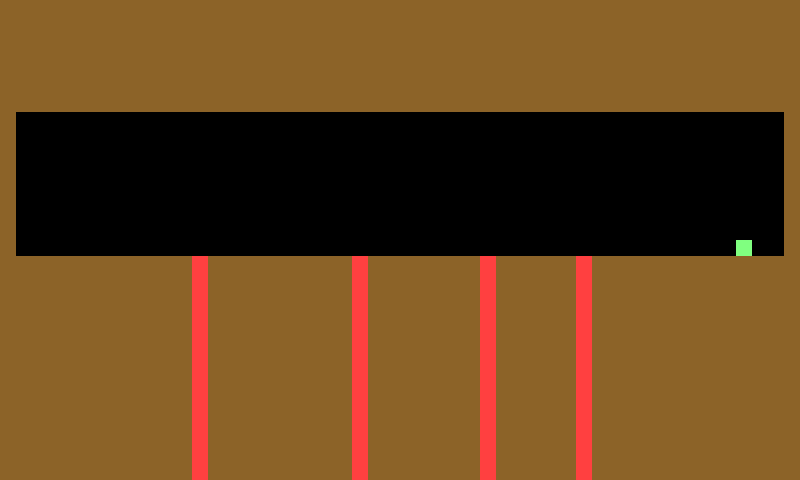

This game map was drawn from its Tiled (.tmx) file and the tilesets committed beside it. A one-line description and the trimmed map source follow:
An orthogonal 50x30 tile map with 16x16 px tiles, 1 tile layer (Tile Layer 1) and 30 objects (4x Block, Entrance, Exit, path1, path2, ...).

<map version="1.0" orientation="orthogonal" width="50" height="30" tilewidth="16" tileheight="16">
 <tileset firstgid="1" name="tiles" tilewidth="16" tileheight="16">
  <image source="tiles.png" width="320" height="240" />
 </tileset>
 <layer name="Tile Layer 1" width="50" height="30">
  <data>[1500 cells, 1069 non-empty, 3 distinct tile ids]</data>
 </layer>
 <objectgroup name="Object Layer 1" width="50" height="30">
  <object type="Entrance" x="48" y="240" width="16" height="16" />
  <object type="Exit" x="736" y="240" width="16" height="16">
   <properties>
    <property name="destination" value="0017.tmx" />
   </properties>
  </object>
 </objectgroup>
 <objectgroup name="Object Layer 3" width="50" height="30">
  <object name="moving1" type="Block" x="192" y="192" width="16" height="208">
   <properties>
    <property name="lethal" value="1" />
    <property name="path" value="path1" />
   </properties>
  </object>
  <object gid="2" x="192" y="256">
   <properties>
    <property name="parent" value="moving1" />
   </properties>
  </object>
  <object gid="2" x="192" y="240">
   <properties>
    <property name="parent" value="moving1" />
   </properties>
  </object>
  <object gid="2" x="192" y="224">
   <properties>
    <property name="parent" value="moving1" />
   </properties>
  </object>
  <object gid="2" x="192" y="208">
   <properties>
    <property name="parent" value="moving1" />
   </properties>
  </object>
  <object name="path1" x="208" y="208">
   <properties>
    <property name="duration" value="10" />
   </properties>
   <polyline points="0,0 0,48" />
  </object>
  <object name="moving2" type="Block" x="352" y="192" width="16" height="208">
   <properties>
    <property name="lethal" value="1" />
    <property name="path" value="path2" />
   </properties>
  </object>
  <object name="path2" x="368" y="208">
   <properties>
    <property name="duration" value="5" />
   </properties>
   <polyline points="0,0 0,48" />
  </object>
  <object gid="2" x="352" y="256">
   <properties>
    <property name="parent" value="moving2" />
   </properties>
  </object>
  <object gid="2" x="352" y="240">
   <properties>
    <property name="parent" value="moving2" />
   </properties>
  </object>
  <object gid="2" x="352" y="224">
   <properties>
    <property name="parent" value="moving2" />
   </properties>
  </object>
  <object gid="2" x="352" y="208">
   <properties>
    <property name="parent" value="moving2" />
   </properties>
  </object>
  <object name="path3" x="496" y="208">
   <properties>
    <property name="duration" value="2" />
   </properties>
   <polyline points="0,0 0,48" />
  </object>
  <object name="moving3" type="Block" x="480" y="192" width="16" height="208">
   <properties>
    <property name="lethal" value="1" />
    <property name="path" value="path3" />
   </properties>
  </object>
  <object gid="2" x="480" y="256">
   <properties>
    <property name="parent" value="moving3" />
   </properties>
  </object>
  <object gid="2" x="480" y="240">
   <properties>
    <property name="parent" value="moving3" />
   </properties>
  </object>
  <object gid="2" x="480" y="224">
   <properties>
    <property name="parent" value="moving3" />
   </properties>
  </object>
  <object gid="2" x="480" y="208">
   <properties>
    <property name="parent" value="moving3" />
   </properties>
  </object>
  <object name="path4" x="592" y="208">
   <properties>
    <property name="duration" value="1" />
   </properties>
   <polyline points="0,0 0,48" />
  </object>
  <object name="moving4" type="Block" x="576" y="192" width="16" height="208">
   <properties>
    <property name="lethal" value="1" />
    <property name="path" value="path4" />
   </properties>
  </object>
  <object gid="2" x="576" y="256">
   <properties>
    <property name="parent" value="moving4" />
   </properties>
  </object>
  <object gid="2" x="576" y="240">
   <properties>
    <property name="parent" value="moving4" />
   </properties>
  </object>
  <object gid="2" x="576" y="224">
   <properties>
    <property name="parent" value="moving4" />
   </properties>
  </object>
  <object gid="2" x="576" y="208">
   <properties>
    <property name="parent" value="moving4" />
   </properties>
  </object>
 </objectgroup>
 <objectgroup name="Block" width="50" height="30">
  <properties>
   <property name="type" value="Block" />
  </properties>
  <object x="0" y="0" width="800" height="112" />
  <object x="0" y="112" width="16" height="144" />
  <object x="784" y="112" width="16" height="144" />
  <object x="0" y="256" width="800" height="224" />
 </objectgroup>
</map>
